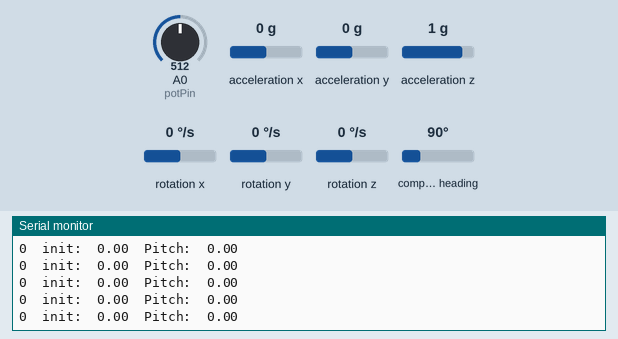
Recording of a program running on a simulated Arduino Nano 33 BLE. On the bench: the last lines printed to the serial monitor. Inputs (shaded band) come from the test bench; at power-on: acceleration x 0 g, acceleration z 1 g, rotation y 0 °/s, A0 (potPin) = 512, acceleration y 0 g, rotation x 0 °/s, rotation z 0 °/s, compass heading 90°.

Above: at 1.2 s.
1.3 s: acceleration x set to 0.8 g
At 1.9 s:
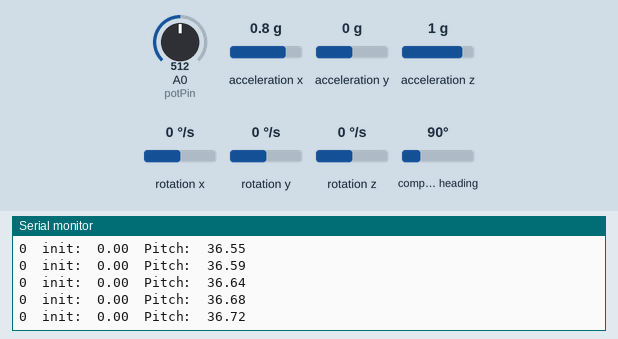
4.3 s: acceleration z set to -0.8 g
At 5.0 s:
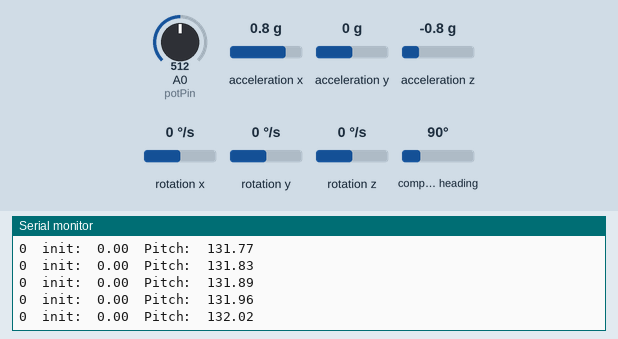
7.3 s: rotation y set to -192 °/s
At 7.8 s:
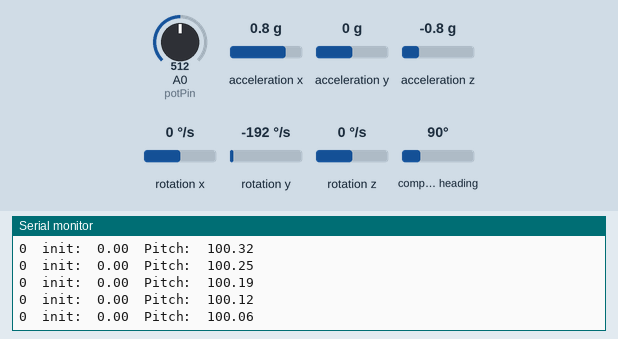
Timing chart, 0 to 10.1 s (numbered marks = the images above; inputs shaded):
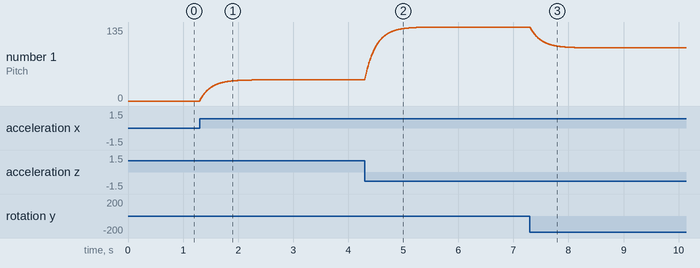

The program:

main.cpp
```cpp
#include <Arduino_BMI270_BMM150.h>
#include <math.h>

// Activate buzzer for period (ms), checks against previous buzzer time (ms), at specific pitch (Hz)
bool buzzer(int period, unsigned long &previousBuzzerTime, int pitch);

// Return current pitch using IMU, with smoothing.
float getPitch(float oldPitch, bool initial);

// Updates buzzer state (run once per loop)
void updateBuzzer();

float mapFloat(float input, float inMin, float inMax, float outMin, float outMax) {
  // Normalise input
  float k = 6; // Sharpness factor. Higher value - sharper increase earlier in graph.
  float x = (input - inMin) / (inMax - inMin);
  if (x < 0) x = 0;
  if (x > 1) x = 1;

  float y = log(1 + k * x) / log(1 + k);

  return outMin + y * (outMax - outMin);
}

void getIMUData(float &ax, float &ay, float &az, float &mx, float &my, float &mz, float &gx, float &gy, float &gz) {
  if (IMU.accelerationAvailable() && IMU.gyroscopeAvailable() && IMU.magneticFieldAvailable()) {
    IMU.readAcceleration(ax, ay, az);
    IMU.readGyroscope(gx, gy, gz);
    IMU.readMagneticField(mx, my, mz);
  }
}


bool buzzerMode = false;

unsigned long buzzerTimer = 0;
bool buzzerOn = false;


const int buzzerPin = 3;
const int potPin = A0;

const float firstThreshold = 2;
float secondThreshold; // Adjusted by pot

const float alpha = 0.98; // Filter coefficient for pitch calc
float dt = 0.01; // Time step for pitch 100Hz

float ax, ay, az, gx, gy, gz, mx, my, mz;
long lastPitchTime;

bool gotInitialPitch = false;
float pitch = 0;
float initialPitch = 0;
float offsetPitch = 0;

int pointsTotal = 3;
int pointsAdded = 0;


void setup() {
  Serial.begin(9600);
  Serial.println("BEGIN");

  if (!IMU.begin()) {
    Serial.println("failed to init IMU");
    while (1);
  }

  pinMode(buzzerPin, OUTPUT);

  // Set the initial pitch on startup. Calculate offset from this value.
  while (!IMU.accelerationAvailable()) {
    Serial.println("waiting...");
  }
}

void loop() {
  getIMUData(ax, ay, az, mx, my, mz, gx, gy, gz);

  float newPitch = getPitch(pitch, false);
  offsetPitch = newPitch - initialPitch;
  pitch = newPitch;

  if (!gotInitialPitch) {
    initialPitch = pitch;
    gotInitialPitch = true;
  }

  offsetPitch = pitch - initialPitch;
  Serial.print(buzzerMode);
  Serial.print("\tinit:\t"); Serial.print(initialPitch);
  Serial.print("\tPitch:\t"); Serial.println(offsetPitch);

  // Dynamically set value of second threhold.
  int potVal = analogRead(potPin);
  secondThreshold = mapFloat(potVal, 0, 1023, 5, 20);

  if (offsetPitch >= secondThreshold) {
    buzzerMode = false;
  }
  else if (offsetPitch >= firstThreshold) {
    buzzerMode = true;
  }
  else {
    buzzerMode = false;
  }
  updateBuzzer();
}

void updateBuzzer() {
  unsigned long now = millis();


  if (buzzerMode == false) {
    noTone(buzzerPin);
    pinMode(buzzerPin, OUTPUT);
    digitalWrite(buzzerPin, LOW);
    buzzerOn = false;
    return;
  }


  // Adaptive Beep Period
  float angle = offsetPitch;

  if (angle < firstThreshold) {
    angle = firstThreshold;
  }

  if (angle > secondThreshold) {
    angle = secondThreshold;
  }

  int minPeriod = 50;
  int maxPeriod = 1000;

  int cyclePeriod = mapFloat(angle, firstThreshold, secondThreshold, maxPeriod, minPeriod);

  int halfPeriod = cyclePeriod / 2;
  if (halfPeriod < 100) halfPeriod = 100;


  if ((now - buzzerTimer) >= halfPeriod) {
    buzzerTimer = now;
    buzzerOn = !buzzerOn;

    if (buzzerOn) {
      digitalWrite(buzzerPin, HIGH);
    }
    else {
      digitalWrite(buzzerPin, LOW);
    }
  }
}

float getPitch(float oldPitch, bool initial) {

  if (initial) {
    return atan2(ax, az) * (180 / PI);
  }

  dt = (micros() - lastPitchTime) / 1000000.0;
  lastPitchTime = micros();

  float accAngle = atan2(ax, az) * (180 / PI);
  float gyroComp = pitch + gy * dt;

  pitch = alpha * gyroComp + (1 - alpha) * accAngle;
  return pitch;
}
```

Measured:
- after the input at 1.3 s, the serial monitor: prints a new line at once (image 1)
- plotted number 1: 0 → 38.66 after the input at 1.3 s
